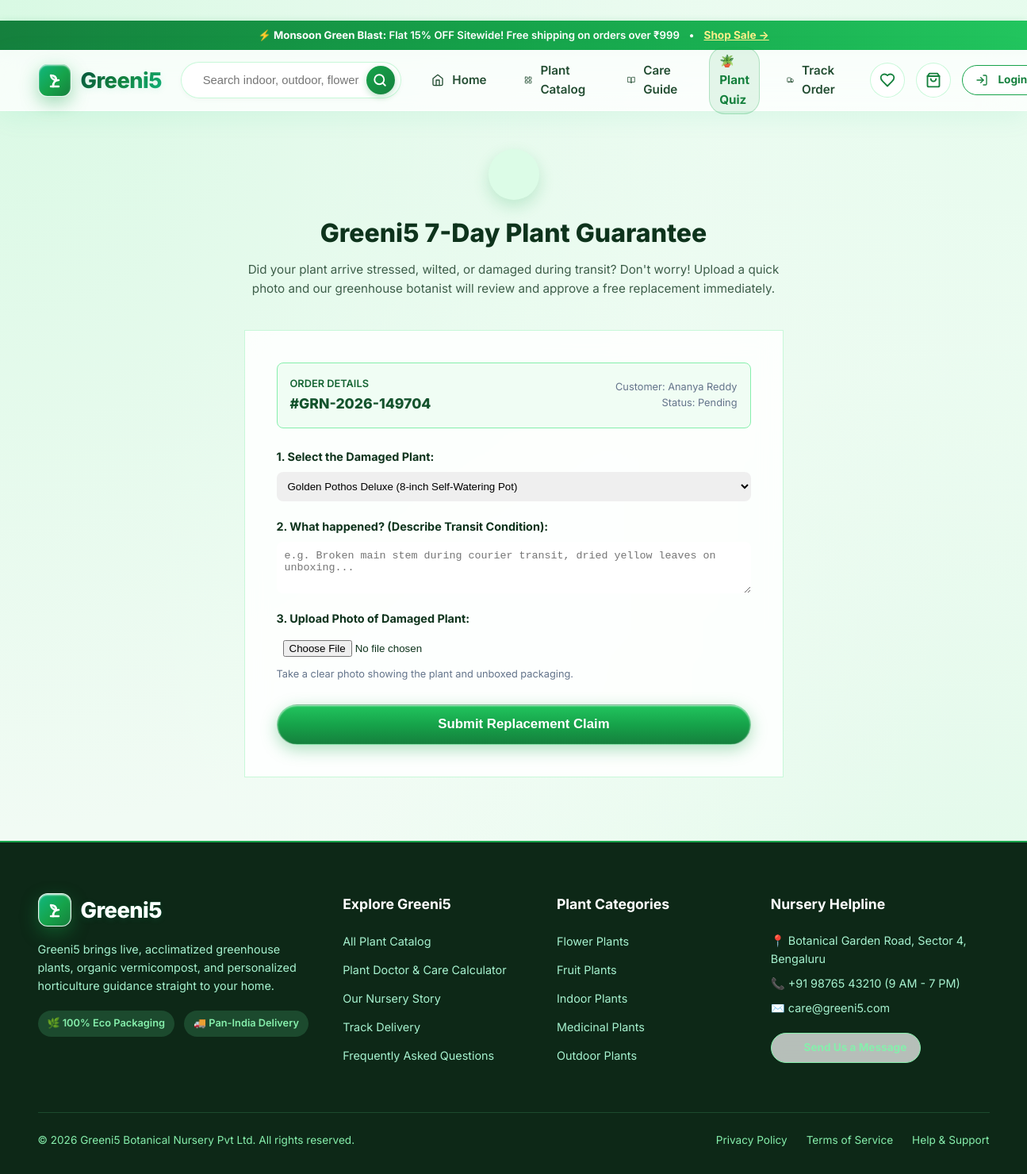
Page /orders/25/claim-replacement on the committed database.
### tables this page shows
CREATE TABLE flash_sales (
        id INTEGER PRIMARY KEY AUTOINCREMENT,
        title TEXT NOT NULL,
        discount_pct REAL NOT NULL,
        starts_at TIMESTAMP,
        ends_at TIMESTAMP NOT NULL,
        banner_text TEXT,
        is_active INTEGER DEFAULT 1,
        created_at TIMESTAMP DEFAULT CURRENT_TIMESTAMP
    );

CREATE TABLE orders (
    id INTEGER PRIMARY KEY AUTOINCREMENT,
    order_number TEXT UNIQUE NOT NULL,
    user_id INTEGER,
    customer_name TEXT NOT NULL,
    customer_email TEXT NOT NULL,
    customer_phone TEXT NOT NULL,
    shipping_address TEXT NOT NULL,
    city TEXT NOT NULL,
    state TEXT NOT NULL,
    pincode TEXT NOT NULL,
    payment_method TEXT NOT NULL DEFAULT 'COD',
    payment_status TEXT NOT NULL DEFAULT 'Pending',
    order_status TEXT NOT NULL DEFAULT 'Pending',
    total_amount REAL NOT NULL,
    notes TEXT,
    created_at TIMESTAMP DEFAULT CURRENT_TIMESTAMP, courier_name TEXT DEFAULT '', tracking_number TEXT DEFAULT '', tracking_url TEXT DEFAULT '', invoice_number TEXT DEFAULT '', is_gift INTEGER DEFAULT 0, gift_recipient_name TEXT DEFAULT '', gift_message TEXT DEFAULT '', gift_wrap_fee REAL DEFAULT 0.0,
    FOREIGN KEY (user_id) REFERENCES users(id) ON DELETE SET NULL
);

CREATE TABLE categories (
    id INTEGER PRIMARY KEY AUTOINCREMENT,
    name TEXT NOT NULL UNIQUE,
    slug TEXT NOT NULL UNIQUE,
    description TEXT,
    icon TEXT,
    image_url TEXT
);

### app.py (the view, shortened to what this page needs)
@app.route('/orders/<int:order_id>/claim-replacement', methods=['GET', 'POST'])
def customer_claim_replacement(order_id):
    order = query_db('SELECT * FROM orders WHERE id = ?', (order_id,), one=True)
    if not order:
        abort(404)
    items = query_db('SELECT * FROM order_items WHERE order_id = ?', (order_id,))
    return render_template('claim_replacement.html', order=order, items=items)

### database.py (called while the page is built)
def get_db():
    db = getattr(g, '_database', None)
    if db is None:
        db = g._database = sqlite3.connect(DATABASE)
        db.row_factory = sqlite3.Row
        db.execute('PRAGMA foreign_keys = ON;')
    return db

def query_db(query, args=(), one=False):
    cur = get_db().execute(query, args)
    rv = cur.fetchall()
    cur.close()
    return (rv[0] if rv else None) if one else rv

### templates/claim_replacement.html (shortened to what this page needs)
﻿{% extends "base.html" %}
{% block content %}
<div class="container" style="padding-top: 3rem; padding-bottom: 5rem; max-width: 720px;">
  <div style="text-align: center; margin-bottom: 2.5rem;">
    <div style="width: 64px; height: 64px; border-radius: 50%; background: #dcfce7; color: #15803d; display: flex; align-items: center; justify-content: center; margin: 0 auto 1rem auto; box-shadow: 0 8px 20px rgba(22, 163, 74, 0.2);">
      <i data-lucide="shield-check" style="width: 32px; height: 32px;"></i>
    </div>
    <h1 style="font-size: 2rem; font-weight: 800; color: var(--text-main); margin-bottom: 0.5rem;">
      Greeni5 7-Day Plant Guarantee
    </h1>
    <p style="color: var(--text-muted); font-size: 0.95rem; line-height: 1.6;">
      Did your plant arrive stressed, wilted, or damaged during transit? Don't worry! Upload a quick photo and our greenhouse botanist will review and approve a free replacement immediately.
    </p>
  </div>
  <div class="glass-card" style="padding: 2.5rem; background: rgba(255, 255, 255, 0.85); backdrop-filter: blur(14px); border: 1.5px solid var(--primary-border);">
    <div style="background: #f0fdf4; border: 1px solid #86efac; border-radius: 8px; padding: 1rem; margin-bottom: 1.5rem; display: flex; justify-content: space-between; align-items: center;">
      <div>
        <div style="font-size: 0.8rem; color: #166534; font-weight: 600;">ORDER DETAILS</div>
        <div style="font-weight: 800; color: #14532d; font-size: 1.1rem;">#{{ order.order_number }}</div>
      </div>
      <div style="text-align: right;">
        <div style="font-size: 0.8rem; color: #64748b;">Customer: {{ order.customer_name }}</div>
        <div style="font-size: 0.8rem; color: #64748b;">Status: {{ order.order_status }}</div>
      </div>
    </div>
    <form action="{{ url_for('customer_claim_replacement', order_id=order.id) }}" method="POST" enctype="multipart/form-data">
      <div style="margin-bottom: 1.25rem;">
        <label style="display: block; font-weight: 700; font-size: 0.9rem; margin-bottom: 0.5rem; color: var(--text-main);">
          1. Select the Damaged Plant:
        </label>
        <select name="plant_name" class="form-control" style="padding: 10px; width: 100%; border-radius: 8px; border: 1.5px solid var(--border);" required>
          {% for item in items %}
            <option value="{{ item.plant_name }}">{{ item.plant_name }} ({{ item.variant_name or 'Standard' }})</option>
          {% endfor %}
        </select>
      </div>
      <div style="margin-bottom: 1.25rem;">
        <label style="display: block; font-weight: 700; font-size: 0.9rem; margin-bottom: 0.5rem; color: var(--text-main);">
          2. What happened? (Describe Transit Condition):
        </label>
        <textarea name="reason" rows="3" class="form-control" style="width: 100%; padding: 10px; border-radius: 8px; border: 1.5px solid var(--border);" placeholder="e.g. Broken main stem during courier transit, dried yellow leaves on unboxing..." required></textarea>
      </div>
      <div style="margin-bottom: 1.75rem;">
        <label style="display: block; font-weight: 700; font-size: 0.9rem; margin-bottom: 0.5rem; color: var(--text-main);">
          3. Upload Photo of Damaged Plant:
        </label>
        <input type="file" name="damage_photo" accept="image/*" class="form-control" style="padding: 8px;" required>
        <span style="font-size: 0.8rem; color: #64748b; margin-top: 4px; display: block;">Take a clear photo showing the plant and unboxed packaging.</span>
      </div>
      <button type="submit" class="btn btn-primary btn-block btn-lg" style="font-weight: 700;">
         Submit Replacement Claim
      </button>
    </form>
  </div>
</div>
{% endblock %}

### templates/base.html (shortened to what this page needs)
<!DOCTYPE html>
<html lang="en">
<head>
  <link rel="stylesheet" href="{{ url_for('static', filename='css/style.css') }}">
</head>
<body>
  {% if active_flash_sale %}
    <div class="top-notice-bar">
      <span>⚡ <strong>{{ active_flash_sale.title }}:</strong> Flat {{ active_flash_sale.discount_pct | int }}% OFF Sitewide! Free shipping on orders over ₹999</span>
      <span>•</span>
      <a href="{{ url_for('catalog') }}" style="color: #fef08a; text-decoration: underline; font-size: 0.85rem; font-weight: 700;">Shop Sale &rarr;</a>
    </div>
  {% else %}
    <div class="top-notice-bar">
      <span>🌿 Nature Delivered Fresh • <span class="highlight">FREE Shipping</span> on orders over ₹999</span>
      <span>•</span>
      <span>7-Day Safe Replacement Guarantee</span>
    </div>
  {% endif %}
  <header class="main-header">
    <div class="container">
      <div class="nav-row">
        <a href="{{ url_for('index') }}" class="brand-logo">
          <div class="leaf-icon">
            <svg width="24" height="24" viewBox="0 0 24 24" fill="none" stroke="#ffffff" stroke-width="2.4" stroke-linecap="round" stroke-linejoin="round">
              <path d="M7 20h10"/>
              <path d="M10 20c0-4.4 2-8 7-8"/>
              <path d="M14 12c-3.5 0-6.5-2.5-7-6 4 0 7 2 7 6Z" fill="rgba(255,255,255,0.25)"/>
              <path d="M10 20v-3"/>
            </svg>
          </div>
          <span>Greeni5</span>
        </a>
        <div class="search-box-wrap">
          <form action="{{ url_for('catalog') }}" method="GET">
            <input type="text" name="search" placeholder="Search indoor, outdoor, flowers, medicinal..." value="{{ request.args.get('search', '') }}">
            <button type="submit" aria-label="Search">
              <svg width="18" height="18" viewBox="0 0 24 24" fill="none" stroke="#ffffff" stroke-width="2.5" stroke-linecap="round" stroke-linejoin="round">
                <circle cx="11" cy="11" r="8"></circle>
                <line x1="21" y1="21" x2="16.65" y2="16.65"></line>
              </svg>
            </button>
          </form>
        </div>
        <ul class="nav-links">
          <li>
            <a href="{{ url_for('index') }}" class="{{ 'active' if request.endpoint == 'index' else '' }}">
              <svg width="16" height="16" viewBox="0 0 24 24" fill="none" stroke="currentColor" stroke-width="2" stroke-linecap="round" stroke-linejoin="round" style="vertical-align: -2px; margin-right: 4px;"><path d="m3 9 9-7 9 7v11a2 2 0 0 1-2 2H5a2 2 0 0 1-2-2z"></path><polyline points="9 22 9 12 15 12 15 22"></polyline></svg> Home
            </a>
          </li>
          <li>
            <a href="{{ url_for('catalog') }}" class="{{ 'active' if request.endpoint == 'catalog' else '' }}">
              Plant Catalog
            </a>
          </li>
          <li>
            <a href="{{ url_for('care_tips') }}" class="{{ 'active' if request.endpoint == 'care_tips' else '' }}">
              <svg width="16" height="16" viewBox="0 0 24 24" fill="none" stroke="currentColor" stroke-width="2" stroke-linecap="round" stroke-linejoin="round" style="vertical-align: -2px; margin-right: 4px;"><path d="M2 3h6a4 4 0 0 1 4 4v14a3 3 0 0 0-3-3H2z"></path><path d="M22 3h-6a4 4 0 0 0-4 4v14a3 3 0 0 1 3-3h7z"></path></svg> Care Guide
            </a>
          </li>
          <li>
            <a href="{{ url_for('plant_quiz') }}" class="{{ 'active' if request.endpoint == 'plant_quiz' else '' }}" style="background: rgba(22, 163, 74, 0.1); border: 1px solid rgba(22, 163, 74, 0.25); border-radius: 20px; padding: 5px 12px; color: #15803d; font-weight: 700;">
              <span>🪴 Plant Quiz</span>
            </a>
          </li>
          <li>
            <a href="{{ url_for('track_lookup') }}" class="{{ 'active' if request.endpoint in ['track_lookup', 'order_tracking'] else '' }}">
              Track Order
            </a>
          </li>
        </ul>
        <div class="nav-actions">
          <a href="{{ url_for('catalog') }}#wishlist" class="icon-badge-btn" id="wishlist-nav-btn" title="Saved Plants / Wishlist">
            <svg width="20" height="20" viewBox="0 0 24 24" fill="none" stroke="#15803d" stroke-width="2.2" stroke-linecap="round" stroke-linejoin="round">
              <path d="M19 14c1.49-1.46 3-3.21 3-5.5A5.5 5.5 0 0 0 16.5 3c-1.76 0-3 .5-4.5 2-1.5-1.5-2.74-2-4.5-2A5.5 5.5 0 0 0 2 8.5c0 2.3 1.5 4.05 3 5.5l7 7Z"></path>
            </svg>
          </a>
          <a href="{{ url_for('cart') }}" class="icon-badge-btn" title="View Shopping Cart">
            <svg width="20" height="20" viewBox="0 0 24 24" fill="none" stroke="#15803d" stroke-width="2.2" stroke-linecap="round" stroke-linejoin="round">
              <path d="M6 2 3 6v14a2 2 0 0 0 2 2h14a2 2 0 0 0 2-2V6l-3-4Z"></path>
              <line x1="3" y1="6" x2="21" y2="6"></line>
              <path d="M16 10a4 4 0 0 1-8 0"></path>
            </svg>
          </a>
          {% if current_user %}
            <div class="user-menu-wrap">
              <button class="user-menu-btn" type="button">
                <svg width="18" height="18" viewBox="0 0 24 24" fill="none" stroke="currentColor" stroke-width="2" stroke-linecap="round" stroke-linejoin="round">
                  <path d="M19 21v-2a4 4 0 0 0-4-4H9a4 4 0 0 0-4 4v2"></path>
                  <circle cx="12" cy="7" r="4"></circle>
                </svg>
                <span>{{ current_user.name.split()[0] }}</span>
                <svg width="14" height="14" viewBox="0 0 24 24" fill="none" stroke="currentColor" stroke-width="2.5" stroke-linecap="round" stroke-linejoin="round">
                  <polyline points="6 9 12 15 18 9"></polyline>
                </svg>
              </button>
              <div class="dropdown-menu">
                {% if current_user.role == 'admin' %}
                  <a href="{{ url_for('admin_dashboard') }}"><i data-lucide="layout-dashboard" style="width: 16px;"></i> Admin Portal</a>
                {% endif %}
                <a href="{{ url_for('dashboard') }}"><i data-lucide="user-check" style="width: 16px;"></i> My Dashboard</a>
                <a href="{{ url_for('dashboard') }}#orders"><i data-lucide="package" style="width: 16px;"></i> Order History</a>
                <hr style="border: 0; border-top: 1px solid var(--border); margin: 6px 0;">
                <a href="{{ url_for('logout') }}" style="color: #dc2626; font-weight: 700; background: #fee2e2; border-radius: 8px; margin: 4px 8px; padding: 8px 12px; display: flex; align-items: center; gap: 8px;">
                  <svg width="16" height="16" viewBox="0 0 24 24" fill="none" stroke="#dc2626" stroke-width="2.2" stroke-linecap="round" stroke-linejoin="round"><path d="M9 21H5a2 2 0 0 1-2-2V5a2 2 0 0 1 2-2h4"/><polyline points="16 17 21 12 16 7"/><line x1="21" y1="12" x2="9" y2="12"/></svg>
                  Log Out
                </a>
              </div>
            </div>
          {% else %}
            <a href="{{ url_for('login') }}" class="btn btn-outline btn-sm">
              Login
            </a>
          {% endif %}
        </div>
      </div>
    </div>
  </header>
  <main style="flex: 1;">
    {% block content %}{% endblock %}
  </main>
  <footer class="main-footer">
    <div class="container">
      <div class="footer-grid">
        <div class="footer-col">
          <div class="brand-logo" style="color: #ffffff; margin-bottom: 1rem;">
            <div class="leaf-icon">
              <svg width="24" height="24" viewBox="0 0 24 24" fill="none" stroke="#ffffff" stroke-width="2.4" stroke-linecap="round" stroke-linejoin="round">
                <path d="M7 20h10"/>
                <path d="M10 20c0-4.4 2-8 7-8"/>
                <path d="M14 12c-3.5 0-6.5-2.5-7-6 4 0 7 2 7 6Z" fill="rgba(255,255,255,0.25)"/>
                <path d="M10 20v-3"/>
              </svg>
            </div>
            <span style="color: #ffffff; -webkit-text-fill-color: #ffffff;">Greeni5</span>
          </div>
          <p style="color: #a7f3d0; font-size: 0.9rem; margin-bottom: 1.25rem;">
            Greeni5 brings live, acclimatized greenhouse plants, organic vermicompost, and personalized horticulture guidance straight to your home.
          </p>
          <div style="display: flex; gap: 0.75rem;">
            <span style="background: #1c4a2e; color: #86efac; padding: 6px 12px; border-radius: 20px; font-size: 0.8rem; font-weight: 600;">🌿 100% Eco Packaging</span>
            <span style="background: #1c4a2e; color: #86efac; padding: 6px 12px; border-radius: 20px; font-size: 0.8rem; font-weight: 600;">🚚 Pan-India Delivery</span>
          </div>
        </div>
        <div class="footer-col">
          <h4>Explore Greeni5</h4>
          <ul class="footer-links">
            <li><a href="{{ url_for('catalog') }}">All Plant Catalog</a></li>
            <li><a href="{{ url_for('care_tips') }}">Plant Doctor & Care Calculator</a></li>
            <li><a href="{{ url_for('about') }}">Our Nursery Story</a></li>
            <li><a href="{{ url_for('track_lookup') }}">Track Delivery</a></li>
            <li><a href="{{ url_for('faq') }}">Frequently Asked Questions</a></li>
          </ul>
        </div>
        <div class="footer-col">
          <h4>Plant Categories</h4>
          <ul class="footer-links">
            {% for cat in nav_categories %}
              <li><a href="{{ url_for('catalog', category=cat.slug) }}">{{ cat.name }}</a></li>
            {% endfor %}
          </ul>
        </div>
        <div class="footer-col">
          <h4>Nursery Helpline</h4>
          <p style="color: #a7f3d0; font-size: 0.9rem; margin-bottom: 0.5rem;">📍 Botanical Garden Road, Sector 4, Bengaluru</p>
          <p style="color: #a7f3d0; font-size: 0.9rem; margin-bottom: 0.5rem;">📞 +91 98765 43210 (9 AM - 7 PM)</p>
          <p style="color: #a7f3d0; font-size: 0.9rem; margin-bottom: 1.25rem;">✉️ care@greeni5.com</p>
          <a href="{{ url_for('contact') }}" class="btn btn-outline btn-sm" style="border-color: #86efac; color: #86efac;">
          </a>
        </div>
      </div>
      <div class="footer-bottom">
        <p>&copy; {{ now_year }} Greeni5 Botanical Nursery Pvt Ltd. All rights reserved.</p>
        <div style="display: flex; gap: 1.5rem;">
          <a href="{{ url_for('about') }}">Privacy Policy</a>
          <a href="{{ url_for('faq') }}">Terms of Service</a>
          <a href="{{ url_for('contact') }}">Help & Support</a>
        </div>
      </div>
    </div>
  </footer>
</body>
</html>

### rows in the picture
flash_sales: title "Monsoon Green Blast", discount_pct "15"
orders: order_number "GRN-2026-149704", customer_name "Ananya Reddy", order_status "Pending"
categories: name "Flower Plants"
categories: name "Fruit Plants"
categories: name "Indoor Plants"
categories: name "Medicinal Plants"
categories: name "Outdoor Plants"

### other values in the picture
form field plant_name "Golden Pothos Deluxe (8-inch Self-Watering Pot)"
